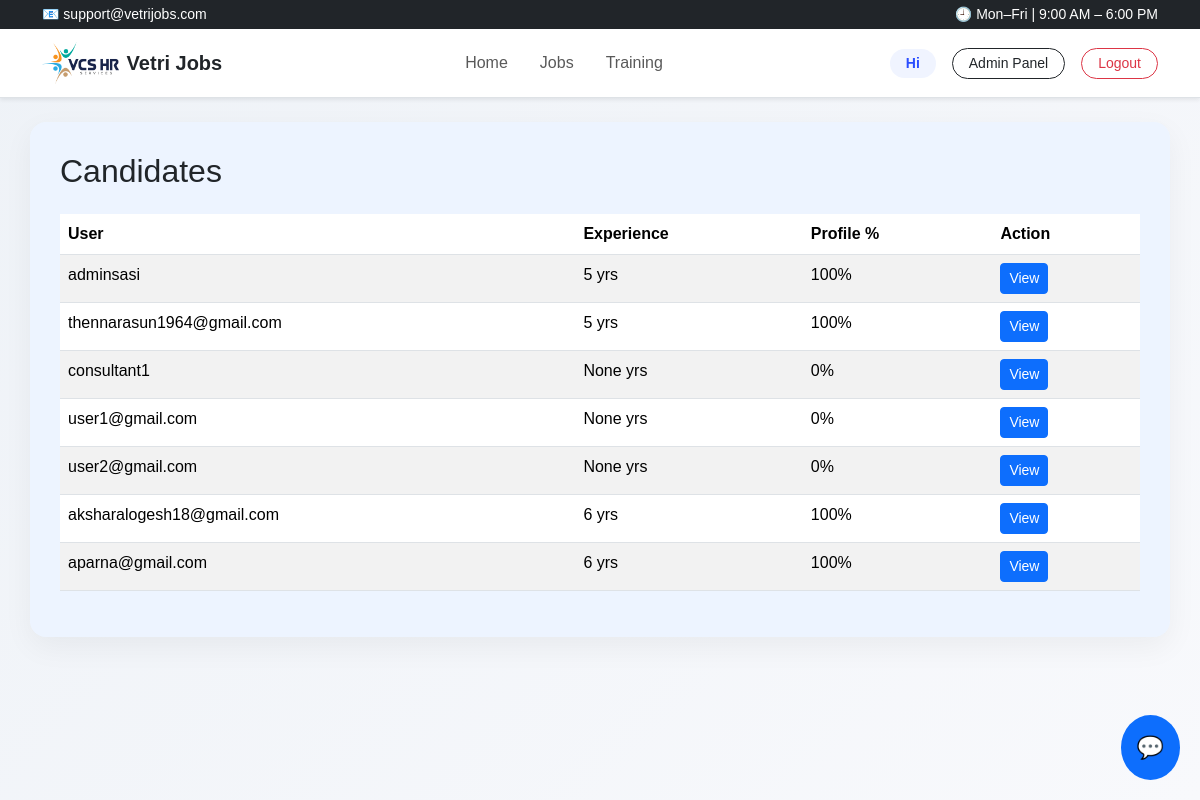
The page /dashboard/admin/candidates/ (signed in) on the database its author committed.
### profiles/models.py (models this page shows, shortened)
class Profile(models.Model):
    user = models.OneToOneField(User, on_delete=models.CASCADE)
    full_name = models.CharField(max_length=100, blank=True)
    experience = models.PositiveIntegerField(null=True, blank=True)
    location = models.CharField(max_length=100, blank=True)
    skills = models.TextField(blank=True)
    resume = models.FileField(upload_to="resumes/", blank=True, null=True)
    phone = models.CharField(max_length=15, blank=True, null=True)
    summary = models.TextField(blank=True, null=True)
    ROLE_CHOICES = [
        ("ADMIN", "Admin"),
        ("CONSULTANT", "Consultant"),
        ("JOBSEEKER", "Job Seeker"),
    ]
    user = models.OneToOneField(User, on_delete=models.CASCADE)
    role = models.CharField(
        max_length=20,
        choices=ROLE_CHOICES,
        default="JOBSEEKER"
    )
    assigned_consultant = models.ForeignKey(
    User,
    on_delete=models.SET_NULL,
    null=True,
    blank=True,
    related_name="assigned_jobseekers"
)
    @property
    def completion_percentage(self):
        fields = [
            self.full_name,
            self.phone,
            self.experience,
            self.location,
            self.skills,
            self.resume,
        ]
        completed = sum(
            1 for field in fields if field not in [None, "", 0]
        )
        return int((completed / len(fields)) * 100)

### dashboard/views.py (the view)
# urls.py: path("admin/candidates/", views.admin_candidates, name="admin_candidates"),
def admin_candidates(request):
    if not request.user.is_staff:
        return redirect("/")
    profiles = Profile.objects.select_related("user")
    return render(request, "dashboard/admin_candidates.html", {
        "profiles": profiles
    })

### dashboard/templates/dashboard/admin_candidates.html (shortened to what this page needs)
{% extends "base.html" %}
{% block content %}
<h2 class="mb-4">Candidates</h2>
<table class="table table-striped">
  <thead>
    <tr>
      <th>User</th>
      <th>Experience</th>
      <th>Profile %</th>
      <th>Action</th>
    </tr>
  </thead>
  <tbody>
    {% for p in profiles %}
    <tr>
      <td>{{ p.user.username }}</td>
      <td>{{ p.experience }} yrs</td>
      <td>{{ p.completion_percentage }}%</td>
      <td>
        <a href="{% url 'dashboard:admin_candidate_detail' p.user.id %}"
           class="btn btn-sm btn-primary">
          View
        </a>
      </td>
    </tr>
    {% empty %}
    <tr>
      <td colspan="4">No candidates found</td>
    </tr>
    {% endfor %}
  </tbody>
</table>
{% endblock %}

### templates/base.html (style rules this page uses)
body { font-family: 'Poppins', sans-serif; background: linear-gradient(135deg, #eef2f7, #f8f9fc); min-height: 100vh; }

### rows shown on the page
Profile: user.username "adminsasi", experience "5", completion_percentage "100"
Profile: user.username "thennarasun1964@gmail.com", experience "5", completion_percentage "100"
Profile: user.username "consultant1", experience "None", completion_percentage "0"
Profile: user.username "user1@gmail.com", experience "None", completion_percentage "0"
Profile: user.username "user2@gmail.com", experience "None", completion_percentage "0"
Profile: user.username "aksharalogesh18@gmail.com", experience "6", completion_percentage "100"
Profile: user.username "aparna@gmail.com", experience "6", completion_percentage "100"
